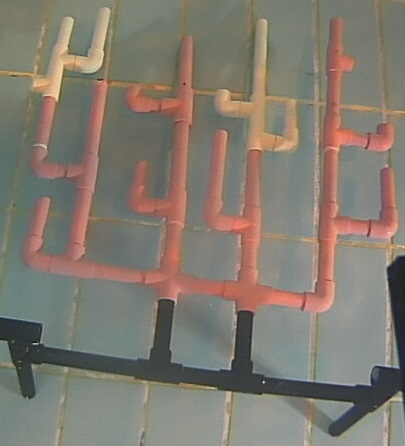
#> input picture scripts/before_may14/kmc_test1.jpg, 405 x 446 px
$ python kmc_func.py
#> lines starting #> are read from the running program, lines starting #| are printed output that depends on the picture
import cv2
import numpy as np
from matplotlib import pyplot as plt

# reducing colors in an image
def kmc_color_quantization(src, K, bgr_or_hsv = 'b', plot_graph = False):
    if (bgr_or_hsv == 'b'):
        img = src
    elif (bgr_or_hsv == 'h'):
        img = cv2.cvtColor(src, cv2.COLOR_BGR2HSV)

    Z = img.reshape((-1,3))

    # convert to np.float32
    Z = np.float32(Z)

    # define criteria, number of clusters(K) and apply kmeans()
    criteria = (cv2.TERM_CRITERIA_EPS + cv2.TERM_CRITERIA_MAX_ITER, 10, 1.0)
    ret,label,center=cv2.kmeans(Z,K,None,criteria,10,cv2.KMEANS_RANDOM_CENTERS)

    # Now convert back into uint8, and make original image
    center = np.uint8(center)
    res = center[label.flatten()]
    res2 = res.reshape((img.shape))

    if (bgr_or_hsv == 'h'):
        res2 = cv2.cvtColor(res2, cv2.COLOR_HSV2BGR)

    # [14 lines of commented-out code are left out]

    return res2


# main

img = cv2.imread("kmc_test1.jpg")
#> img is the input picture: shape (446, 405, 3); mean B, G, R 111.5, 122.1, 129.8
plt.subplot(241), plt.imshow(cv2.cvtColor(img, cv2.COLOR_BGR2RGB)), plt.title("Input")

K = 3
res1 = kmc_color_quantization(img, K)
#> in kmc_color_quantization, `ret,label,center=cv2.kmeans(Z,K,None,criteria,10,cv2.KMEANS_RANDOM_CEN..`: ret = 135082808.8; center = [[61.25, 60.67, 56.47], [129.1, 140.9, 158.6], [106.6, 117.8, 120.7]]
#> in kmc_color_quantization, `center = np.uint8(center)`: center = [[61, 60, 56], [129, 140, 158], [106, 117, 120]]
#> in kmc_color_quantization, `res2 = res.reshape((img.shape))`:
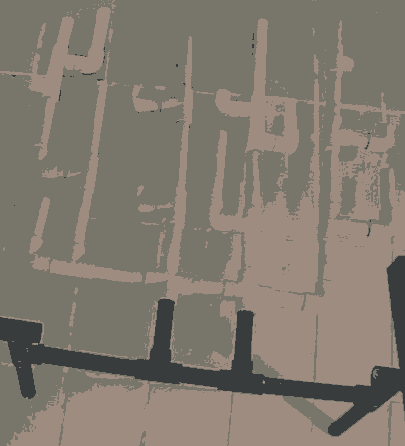
#> res2: shape (446, 405, 3); mean B, G, R 111.1, 121.2, 129.2
plt.subplot(242), plt.imshow(cv2.cvtColor(res1, cv2.COLOR_BGR2RGB)), plt.title("K={}".format(K))

K = 5
res2 = kmc_color_quantization(img, K)
#> call 2 of kmc_color_quantization, with K = 5, bgr_or_hsv = 'b', plot_graph = False
#> in kmc_color_quantization (call 2), `ret,label,center=cv2.kmeans(Z,K,None,criteria,10,cv2.KMEANS_RANDOM_CEN..`: ret = 70582746.3; center = [[98.11, 112.5, 165.8], [129, 152.6, 197.8], [61.21, 60.64, 56.46], [136, 143.2, 140.3], [106.5, 118.1, 116.5]]
#> in kmc_color_quantization (call 2), `center = np.uint8(center)`: center = [[98, 112, 165], [128, 152, 197], [61, 60, 56], [135, 143, 140], [106, 118, 116]]
#> in kmc_color_quantization (call 2), `res2 = res.reshape((img.shape))`:
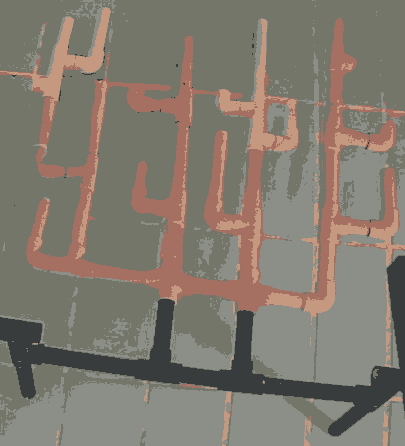
#> res2: shape (446, 405, 3); mean B, G, R 110.9, 121.9, 129.3
plt.subplot(243), plt.imshow(cv2.cvtColor(res2, cv2.COLOR_BGR2RGB)), plt.title("K={}".format(K))

K = 10
res3 = kmc_color_quantization(img, K)
#> call 3 of kmc_color_quantization, with K = 10, bgr_or_hsv = 'b', plot_graph = False
#> in kmc_color_quantization (call 3), `ret,label,center=cv2.kmeans(Z,K,None,criteria,10,cv2.KMEANS_RANDOM_CEN..`: ret = 40531636.4; center = [[55.93, 55.04, 50.15], [155.9, 180.6, 200.9], [139.9, 146.9, 144.4], [98.61, 111.1, 110.9], [107.6, 125.6, 183.5], [119.3, 129, 124.3], [126, 150.5, 201.4], [93.67, 106.9, 154.5], [43.81, 40, 37.25], [67.05, 67.16, 62.94]]
#> in kmc_color_quantization (call 3), `center = np.uint8(center)`: center = [[55, 55, 50], [155, 180, 200], [139, 146, 144], [98, 111, 110], [107, 125, 183], [119, 128, 124], [125, 150, 201], [93, 106, 154], [43, 40, 37], [67, 67, 62]]
#> in kmc_color_quantization (call 3), `res2 = res.reshape((img.shape))`:
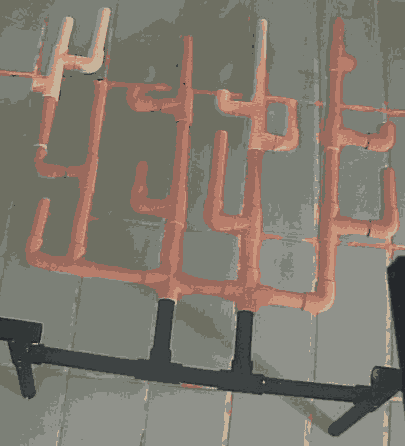
#> res2: shape (446, 405, 3); mean B, G, R 110.9, 121.5, 129.3
plt.subplot(244), plt.imshow(cv2.cvtColor(res3, cv2.COLOR_BGR2RGB)), plt.title("K={}".format(K))

""" HSV """

plt.subplot(245), plt.imshow(cv2.cvtColor(img, cv2.COLOR_BGR2HSV)), plt.title("HSV shown in RGB")

K = 3
res1 = kmc_color_quantization(img, K, bgr_or_hsv='h')
#> call 4 of kmc_color_quantization, with K = 3, bgr_or_hsv = 'h', plot_graph = False
#> in kmc_color_quantization (call 4), `img = cv2.cvtColor(src, cv2.COLOR_BGR2HSV)`: img: shape (446, 405, 3); mean H, S, V 42.2, 42.8, 134
#> in kmc_color_quantization (call 4), `ret,label,center=cv2.kmeans(Z,K,None,criteria,10,cv2.KMEANS_RANDOM_CEN..`: ret = 195339774.9; center = [[47.22, 25.71, 129.9], [9.27, 94.3, 167.6], [93.6, 37.26, 73.1]]
#> in kmc_color_quantization (call 4), `center = np.uint8(center)`: center = [[47, 25, 129], [9, 94, 167], [93, 37, 73]]
#> in kmc_color_quantization (call 4), `res2 = res.reshape((img.shape))`: res2: shape (446, 405, 3); mean H, S, V 41.9, 42.2, 133.3
#> in kmc_color_quantization (call 4), `res2 = cv2.cvtColor(res2, cv2.COLOR_HSV2BGR)`:
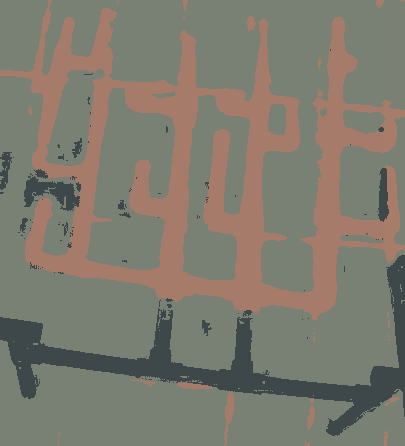
#> res2: shape (446, 405, 3); mean B, G, R 109.8, 122.8, 126.9
plt.subplot(246), plt.imshow(cv2.cvtColor(res1, cv2.COLOR_BGR2RGB)), plt.title("K={}".format(K))

K = 5
res2 = kmc_color_quantization(img, K, bgr_or_hsv='h')
#> in kmc_color_quantization (call 5), `ret,label,center=cv2.kmeans(Z,K,None,criteria,10,cv2.KMEANS_RANDOM_CEN..`: ret = 116436701.3; center = [[72.4, 19.97, 133], [96.07, 37.24, 66.95], [7.8, 104, 181.7], [15.02, 69.34, 135.5], [33.45, 26.3, 127.3]]
#> in kmc_color_quantization (call 5), `center = np.uint8(center)`: center = [[72, 19, 132], [96, 37, 66], [7, 104, 181], [15, 69, 135], [33, 26, 127]]
#> in kmc_color_quantization (call 5), `res2 = res.reshape((img.shape))`: res2: shape (446, 405, 3); mean H, S, V 41.8, 42.4, 133.4
#> in kmc_color_quantization (call 5), `res2 = cv2.cvtColor(res2, cv2.COLOR_HSV2BGR)`:
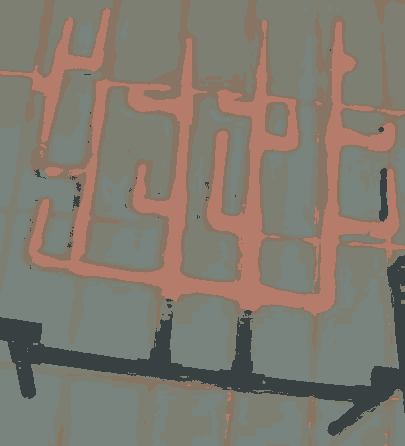
#> res2: shape (446, 405, 3); mean B, G, R 110.8, 122.1, 129.2
plt.subplot(247), plt.imshow(cv2.cvtColor(res2, cv2.COLOR_BGR2RGB)), plt.title("K={}".format(K))

K = 10
res3 = kmc_color_quantization(img, K, bgr_or_hsv='h')
#> in kmc_color_quantization (call 6), `ret,label,center=cv2.kmeans(Z,K,None,criteria,10,cv2.KMEANS_RANDOM_CEN..`: ret = 77325768.3; center = [[90.52, 34.83, 126.8], [99.81, 36.69, 63.42], [20.08, 70.26, 114], [7.38, 109, 186.7], [42.6, 28.76, 64.05], [33.29, 31.93, 120.4], [69.98, 16.34, 133.1], [10.11, 85.2, 144.1], [38.47, 13.98, 144.1], [15.49, 50.17, 163.2]]
#> in kmc_color_quantization (call 6), `center = np.uint8(center)`: center = [[90, 34, 126], [99, 36, 63], [20, 70, 113], [7, 109, 186], [42, 28, 64], [33, 31, 120], [69, 16, 133], [10, 85, 144], [38, 13, 144], [15, 50, 163]]
#> in kmc_color_quantization (call 6), `res2 = res.reshape((img.shape))`: res2: shape (446, 405, 3); mean H, S, V 41.7, 42.2, 133.7
#> in kmc_color_quantization (call 6), `res2 = cv2.cvtColor(res2, cv2.COLOR_HSV2BGR)`:
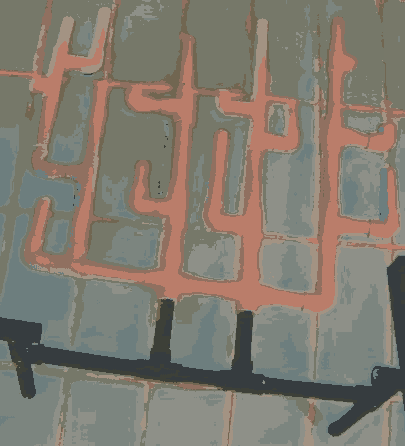
#> res2: shape (446, 405, 3); mean B, G, R 111.4, 122.5, 129.5
plt.subplot(248), plt.imshow(cv2.cvtColor(res3, cv2.COLOR_BGR2RGB)), plt.title("K={}".format(K))

plt.tight_layout()
plt.show()
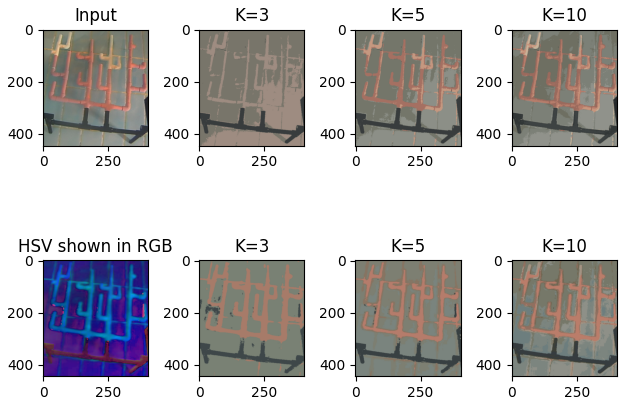
#> figure drawn by matplotlib, 8 panels

$ run again, with scripts/before_may14/kmc_test2.jpg copied over scripts/before_may14/kmc_test1.jpg
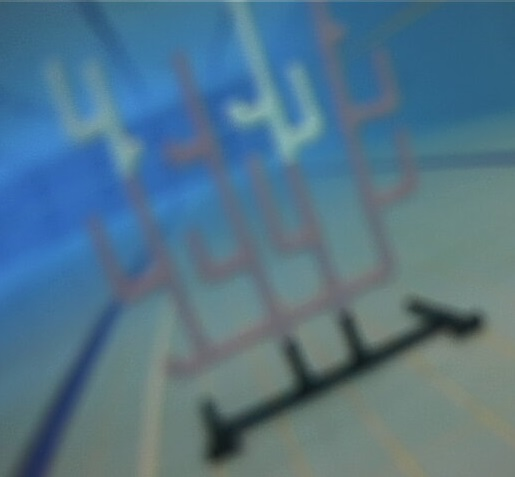
#> input picture scripts/before_may14/kmc_test2.jpg, 515 x 477 px
#> img is the input picture: shape (477, 515, 3); mean B, G, R 136.3, 116.8, 82.5
#> in kmc_color_quantization, `ret,label,center=cv2.kmeans(Z,K,None,criteria,10,cv2.KMEANS_RANDOM_CEN..`: ret = 144363403; center = [[127.9, 127.5, 105.7], [154, 111.2, 60.35], [72.57, 66.72, 51.59]]
#> in kmc_color_quantization, `center = np.uint8(center)`: center = [[127, 127, 105], [154, 111, 60], [72, 66, 51]]
#> img: shape (477, 515, 3); mean H, S, V 93.8, 97.6, 138.6
#> in kmc_color_quantization (call 5), `ret,label,center=cv2.kmeans(Z,K,None,criteria,10,cv2.KMEANS_RANDOM_CEN..`: ret = 112559391.8; center = [[80.71, 38.21, 128.7], [102.4, 148.7, 139.9], [105.1, 173, 175.8], [87, 62, 65.09], [99.98, 92.4, 138.9]]
#> in kmc_color_quantization (call 5), `center = np.uint8(center)`: center = [[80, 38, 128], [102, 148, 139], [105, 173, 175], [87, 61, 65], [99, 92, 138]]
#> in kmc_color_quantization (call 5), `res2 = cv2.cvtColor(res2, cv2.COLOR_HSV2BGR)`:
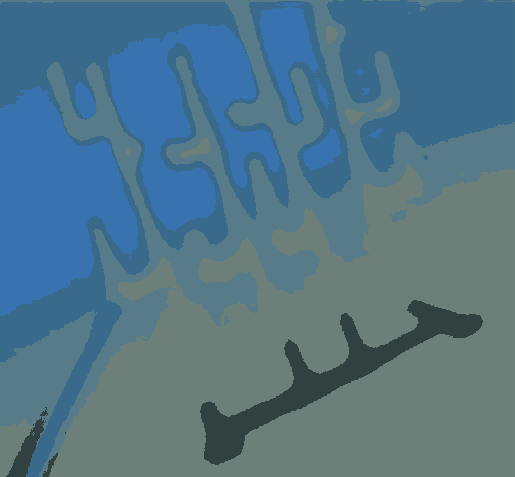
#> res2: shape (477, 515, 3); mean B, G, R 135.2, 117.3, 81.5
#> in kmc_color_quantization (call 6), `ret,label,center=cv2.kmeans(Z,K,None,criteria,10,cv2.KMEANS_RANDOM_CEN..`: ret = 61928378.7; center = [[62.74, 26.63, 132.5], [105.2, 132, 108.5], [105.2, 173.8, 176.8], [98.11, 73.76, 133.2], [82.89, 44.03, 130.4], [102.2, 154.2, 142.3], [101.4, 110.5, 145.3], [89.96, 74.79, 50.64], [81.42, 44.3, 85.38], [105.8, 28.49, 118.6]]
#> in kmc_color_quantization (call 6), `center = np.uint8(center)`: center = [[62, 26, 132], [105, 132, 108], [105, 173, 176], [98, 73, 133], [82, 44, 130], [102, 154, 142], [101, 110, 145], [89, 74, 50], [81, 44, 85], [105, 28, 118]]
#> in kmc_color_quantization (call 6), `res2 = cv2.cvtColor(res2, cv2.COLOR_HSV2BGR)`:
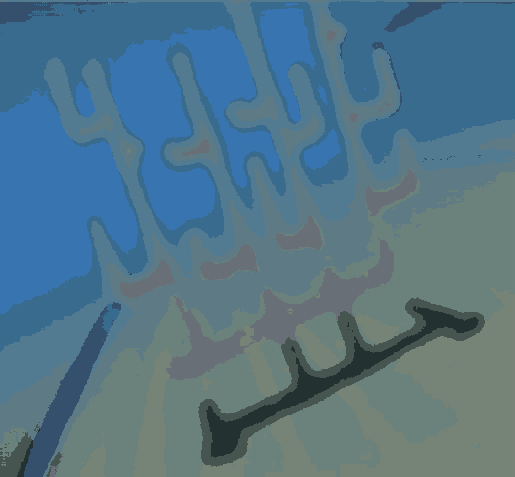
#> res2: shape (477, 515, 3); mean B, G, R 135.5, 116.8, 81.8

$ run again, with scripts/before_may14/coral_dmg_mid.jpg copied over scripts/before_may14/kmc_test1.jpg
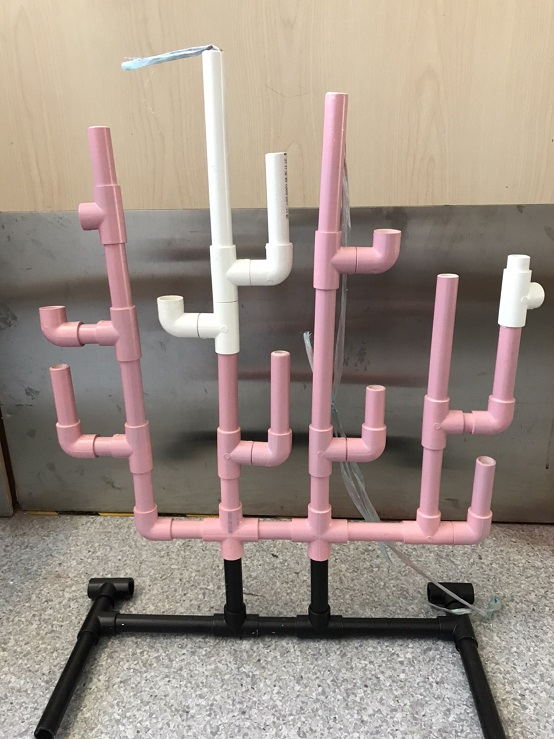
#> input picture scripts/before_may14/coral_dmg_mid.jpg, 554 x 739 px
#> img is the input picture: shape (739, 554, 3); mean B, G, R 134, 143.5, 157.2
#> in kmc_color_quantization, `ret,label,center=cv2.kmeans(Z,K,None,criteria,10,cv2.KMEANS_RANDOM_CEN..`: ret = 572733008.9; center = [[175.5, 189.8, 207.6], [65.31, 71.19, 77.12], [126.2, 130.2, 144.1]]
#> in kmc_color_quantization, `center = np.uint8(center)`: center = [[175, 189, 207], [65, 71, 77], [126, 130, 144]]
#> img: shape (739, 554, 3); mean H, S, V 43.2, 38.9, 157.4
#> in kmc_color_quantization (call 5), `ret,label,center=cv2.kmeans(Z,K,None,criteria,10,cv2.KMEANS_RANDOM_CEN..`: ret = 522752060.5; center = [[15.27, 49.67, 83.8], [168.9, 50.82, 190.7], [26.24, 21.56, 129.9], [36.7, 21.17, 31.55], [19.33, 41.44, 205.4]]
#> in kmc_color_quantization (call 5), `center = np.uint8(center)`: center = [[15, 49, 83], [168, 50, 190], [26, 21, 129], [36, 21, 31], [19, 41, 205]]
#> in kmc_color_quantization (call 5), `res2 = cv2.cvtColor(res2, cv2.COLOR_HSV2BGR)`:
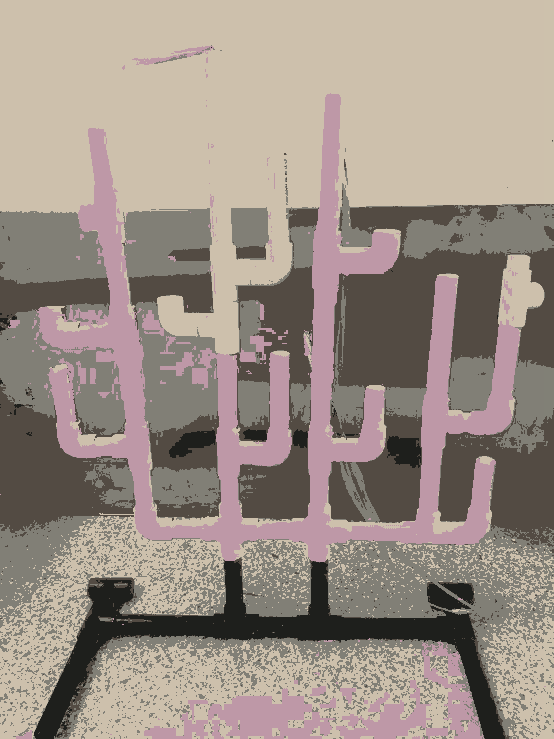
#> res2: shape (739, 554, 3); mean B, G, R 134.4, 144, 156.7
#> in kmc_color_quantization (call 6), `ret,label,center=cv2.kmeans(Z,K,None,criteria,10,cv2.KMEANS_RANDOM_CEN..`: ret = 255800227.2; center = [[172.8, 56.99, 200.4], [18.22, 29.38, 103.3], [16.63, 193.7, 29.54], [16.97, 55.24, 207.9], [21.06, 18.74, 32.15], [20.13, 21.04, 161.2], [118.3, 6.93, 138.8], [13.44, 57.35, 76.14], [28.17, 9.63, 217.6], [154.8, 37.01, 71.77]]
#> in kmc_color_quantization (call 6), `center = np.uint8(center)`: center = [[172, 56, 200], [18, 29, 103], [16, 193, 29], [16, 55, 207], [21, 18, 32], [20, 21, 161], [118, 6, 138], [13, 57, 76], [28, 9, 217], [154, 37, 71]]
#> in kmc_color_quantization (call 6), `res2 = cv2.cvtColor(res2, cv2.COLOR_HSV2BGR)`:
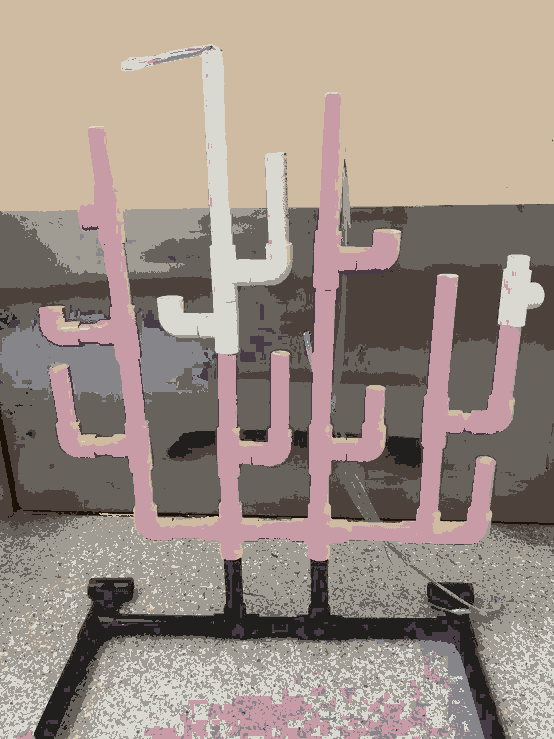
#> res2: shape (739, 554, 3); mean B, G, R 133.7, 142.7, 156.7
